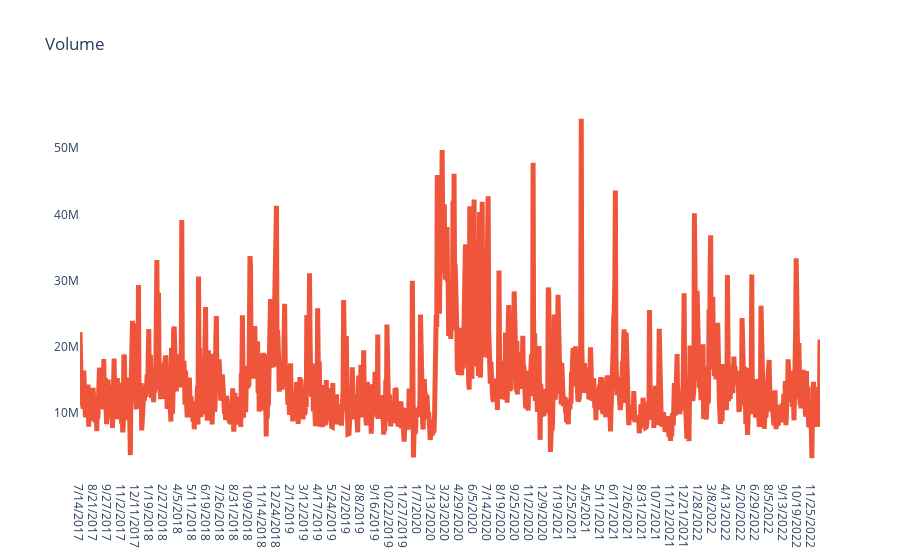

The cell this chart's notebook holds for it:
### Code cell
plot_financial_graph(JPM_df.iloc[:,[0,6]],'Volume')

### Figure 1 — Plotly figure (JSON) as saved in the notebook; plotly's stock layout.template omitted (floating-point values rounded to 4 significant figures; data arrays with more than 128 entries replaced by an {"elided": "..."} marker saying what was removed)
{"data": [{"hovertemplate": "<extra></extra>", "legendgroup": "", "line": {"color": "#636efa", "dash": "solid", "width": 5}, "marker": {"symbol": "circle"}, "mode": "lines", "name": "", "orientation": "v", "showlegend": false, "type": "scatter", "xaxis": "x", "yaxis": "y"}, {"line": {"width": 5}, "name": "Volume", "type": "scatter", "x": {"elided": "1368 str values"}, "y": {"elided": "1368 int values"}}], "layout": {"legend": {"tracegroupgap": 0}, "plot_bgcolor": "white", "title": {"text": "Volume"}, "xaxis": {"anchor": "y", "domain": [0, 1]}, "yaxis": {"anchor": "x", "domain": [0, 1]}}}
